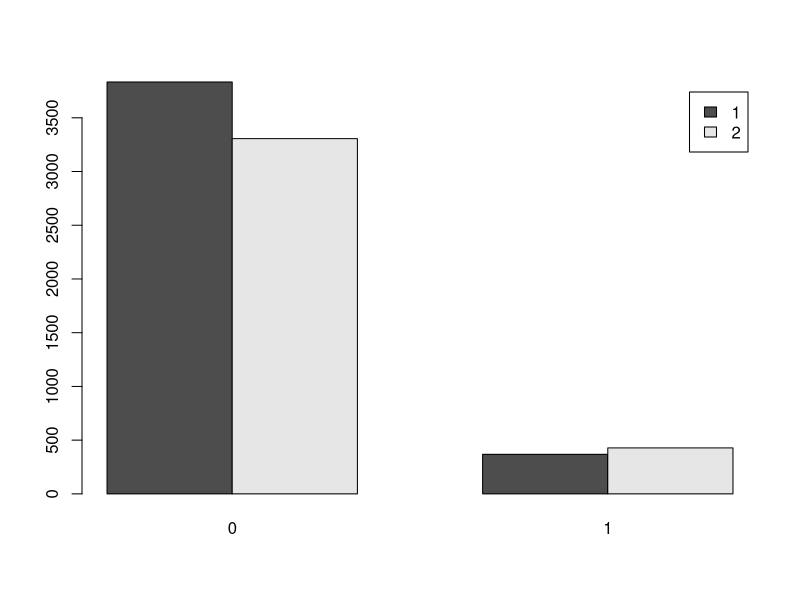

Write R code to recreate this figure. (Note: this script raises an error after producing the figure.)
## ---- chunk 1
library(readxl)
edu <- read_excel("data_even_shorter.xlsx")
edu

## ---- chunk 2

high <- read_excel("data_high.xlsx")
high

## ---- chunk 3
hed <-high[c(3,1,2, 27,28,29,30,31,32,33)]
hed
## ---- chunk 4

with(hed, table(gender, Going_abroad))


## ---- chunk 5
with(hed, 
     barplot(
         table(gender, Going_abroad), 
         beside = TRUE, 
         legend = TRUE)
     )

names(hed)
## ---- chunk 6
n1 = nrow(hed[hed$Going_abroad == 1,])
n_total = nrow(hed)

ggplot(hed, aes(x = reorder(Countries,Going_abroad), Going_abroad/n1, fill = factor(gender))) +
        geom_bar(stat = "identity") +
        coord_flip() +
        ggtitle("Fig. Going abroad by Country and Gender") +
        theme(legend.title = element_text(color = "black", size = 10),
        legend.text = element_text(color = "red")) +
        scale_fill_discrete(name = "Gender", labels = c("men", "women")) +
        scale_y_continuous(labels=scales::percent)

## ---- chunk 7
n1 = nrow(hed[hed$Going_abroad == 1,])

ggplot(hed, aes(x = reorder(Countries,Going_abroad), Going_abroad/n1, fill = factor(gender))) +
        geom_bar(stat = "identity") +
        coord_flip() 
              
  
## ---- chunk 8
hed %>% 
count(hed$Going_abroad) %>%
co <- mutate(perc = n/nrow(hed))
ggplot(co, aes(x=Going_abroad, y=perc)) + geom_bar(stat = "identity")
## ---- chunk 9

ggplot(data = hed) + 
  geom_bar(mapping = aes(x = reorder(Countries,Going_abroad), fill = factor(gender), y = ..prop.., group = 1), stat = 'count')

#aes(x = reorder(Countries,Going_abroad), Going_abroad, fill = factor(gender))

## ---- chunk 10

## ---- chunk 11

## ---- chunk 12

## ---- chunk 13

## ---- chunk 14
knitr::opts_chunk$set(echo = TRUE)
## ---- chunk 15
summary(cars)
## ---- chunk 16
plot(pressure)
